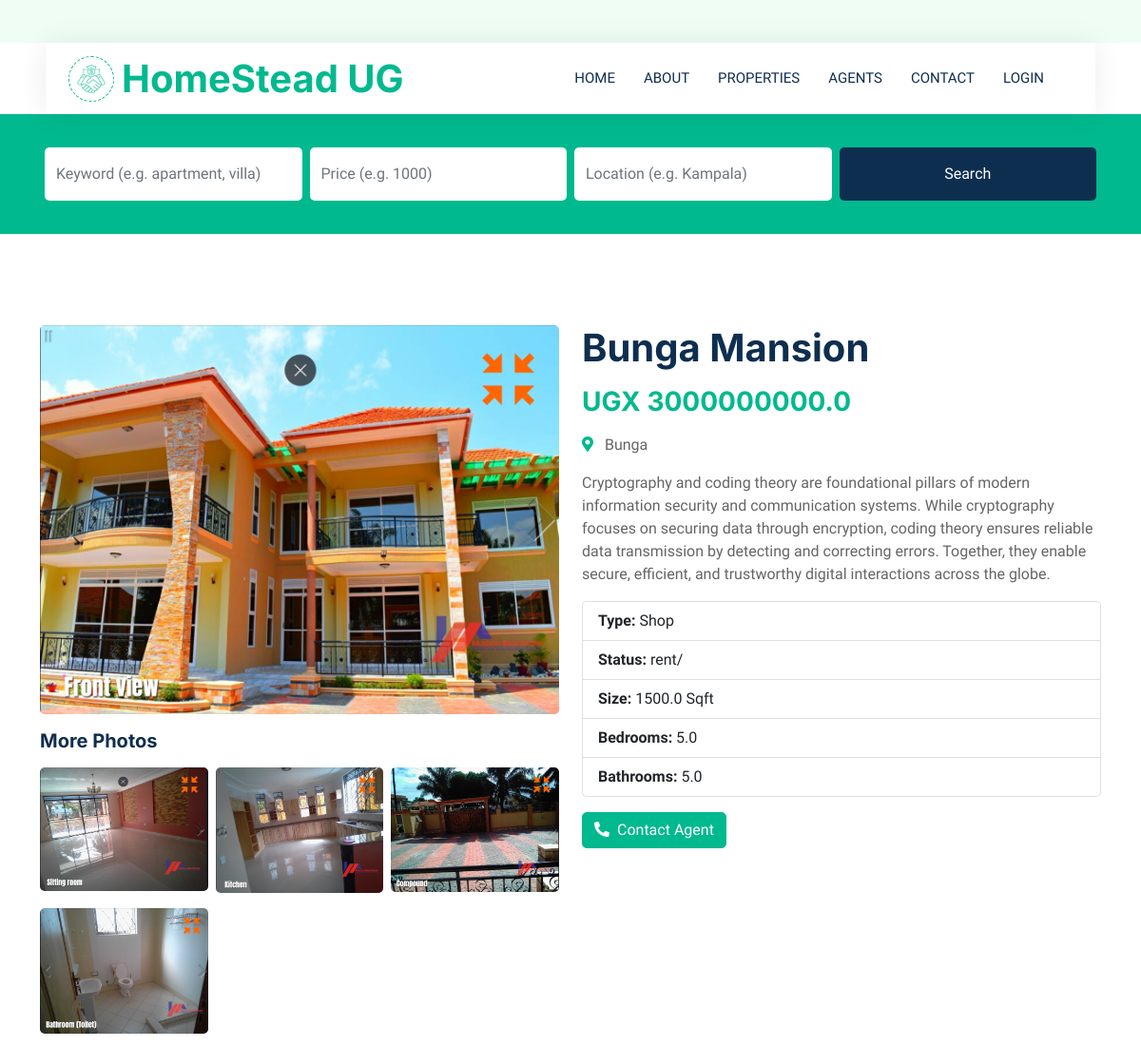
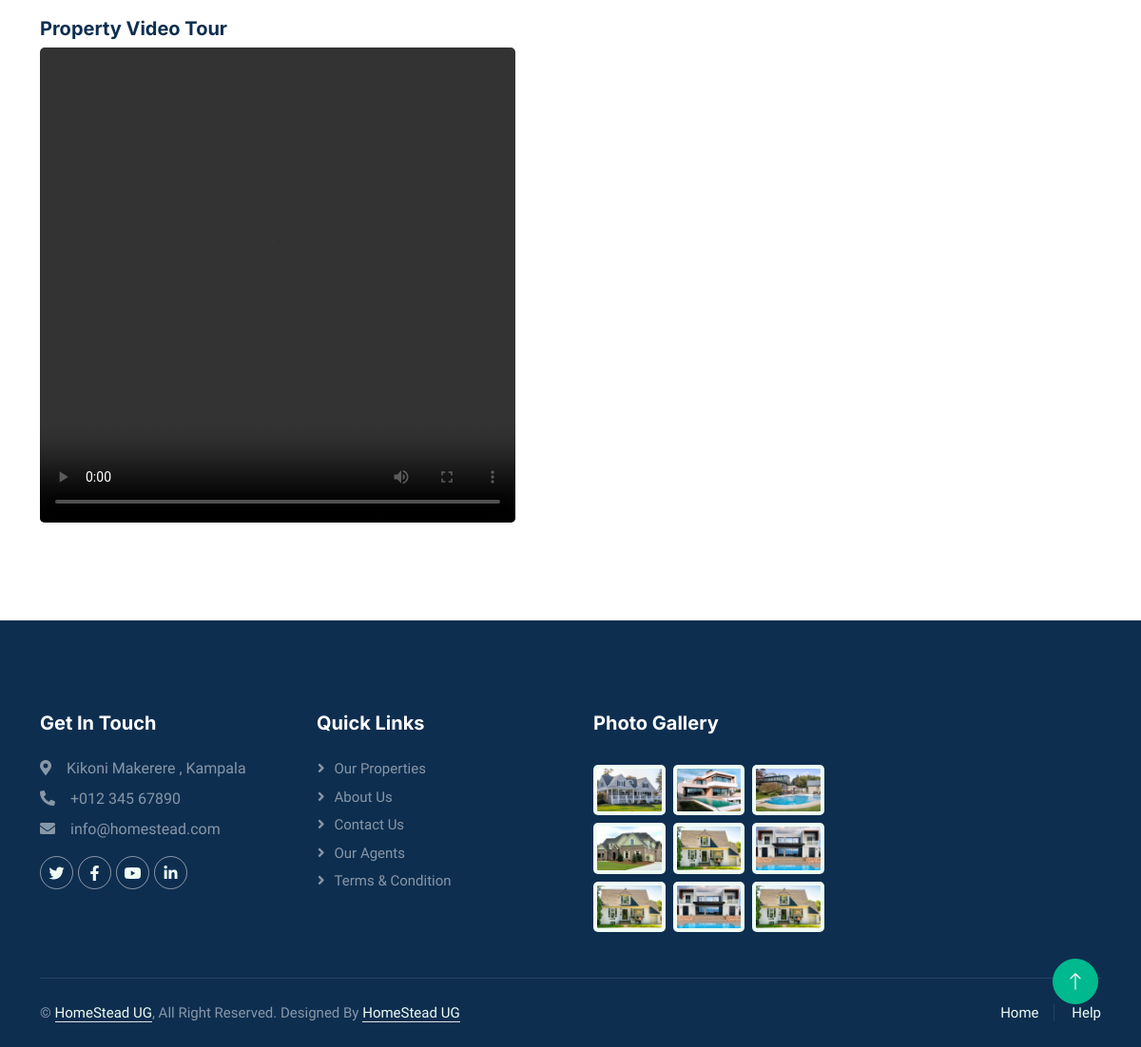
Screenshot of /properties/6/ with the database file from the repository (2 pictures, top to bottom).
### Home/models.py (models this page shows, shortened)
class Property(models.Model):
    name = models.CharField(max_length=100)
    agent = models.ForeignKey(Agent, on_delete=models.CASCADE, null=True, blank=True)
    price = models.FloatField(null=True)
    type = models.ForeignKey(Type, on_delete=models.CASCADE, default=1)
    picture= models.ImageField(upload_to='uploads/properties/',default=1)
    description = models.TextField(max_length=2000)
    size = models.FloatField(null=True)
    bedrooms = models.FloatField(null=True)
    bathrooms = models.FloatField(null=True)
    location = models.CharField(max_length=100, default='location')
    selrent = models.CharField(max_length=50,default='rent/sell')
    nav_video = models.FileField(
        upload_to="uploads/properties/videos/",
        null=True,
        blank=True
    )

class PropertyAlbum(models.Model):
    property = models.ForeignKey(Property, on_delete=models.CASCADE, related_name="album")
    image = models.ImageField(upload_to="uploads/properties/album/")

class Type(models.Model):
    name=models.CharField(max_length=50)
    def __str__(self):
         return self.name

### Home/views.py (the view)
# urls.py: path("properties/<int:pk>/", views.propertydetail, name="propertydetail"),
def propertydetail(request, pk):
    property_obj = get_object_or_404(Property, pk=pk)
    return render(request, "property-detail.html", {"property": property_obj})

### Home/context_processors.py (called while the page is built)
def is_agent(request):
    if request.user.is_authenticated:
        return {'is_agent': request.user.groups.filter(name="Agents").exists()}
    return {'is_agent': False}

### Home/templates/property-detail.html (shortened to what this page needs)
{% extends "main.html" %}
{% load static %}
{% block body %}
<div class="container-xxl py-5">
    <div class="container">
        <div class="row">
            <div class="col-lg-6">
               <a href="{{ property.picture.url }}" data-lightbox="property-album">
    <img src="{{ property.picture.url }}" class="img-fluid rounded mb-3" alt="{{ property.name }}" style= " object-fit: cover;" >
</a>
<h5 class="mb-3">More Photos</h5>
<div class="row g-2">
    {% for photo in property.album.all %}
        <div class="col-4 mb-2">
            <a href="{{ photo.image.url }}" data-lightbox="property-album">
                <img src="{{ photo.image.url }}" class="img-fluid rounded" alt="Extra photo">
            </a>
        </div>
    {% empty %}
        <p class="text-muted">No extra photos available.</p>
    {% endfor %}
</div>
                {% if property.nav_video %}
                    <h5 class="mt-4 mb-2">Property Video Tour</h5>
                    <video controls class="img-fluid rounded"  style="width:500px; max-width:600px; height:500px; border-radius:8px;">
                        <source src="{{ property.nav_video.url }}" type="video/mp4">
                    </video>
                {% endif %}
            </div>
            <div class="col-lg-6">
                <h1 class="mb-3">{{ property.name }}</h1>
                <h3 class="text-primary mb-3">UGX {{ property.price }}</h3>
                <p><i class="fa fa-map-marker-alt text-primary me-2"></i> {{ property.location }}</p>
                <p>{{ property.description }}</p>
                <ul class="list-group mb-3">
                    <li class="list-group-item"><strong>Type:</strong> {{ property.type }}</li>
                    <li class="list-group-item"><strong>Status:</strong> {{ property.selrent }}</li>
                    <li class="list-group-item"><strong>Size:</strong> {{ property.size }} Sqft</li>
                    <li class="list-group-item"><strong>Bedrooms:</strong> {{ property.bedrooms }}</li>
                    <li class="list-group-item"><strong>Bathrooms:</strong> {{ property.bathrooms }}</li>
                </ul>
<p>
  <a class="btn btn-primary" data-bs-toggle="collapse" href="#agentContact" role="button" aria-expanded="false" aria-controls="agentContact">
    <i class="fa fa-phone-alt me-2"></i>Contact Agent
  </a>
</p>
            </div>
        </div>
    </div>
</div>
{% endblock body %}

### static/css/style.css (style rules this page uses)
:root { --primary: #00B98E; --secondary: #FF6922; --light: #EFFDF5; --dark: #0E2E50; }
.btn { transition: .5s; }
.btn.btn-primary, .btn.btn-secondary { color: #FFFFFF; }

### rows the page displays
Property: picture (picture), name "Bunga Mansion", price "3000000000.0", location "Bunga", description "Cryptography and coding theory are foundational pillars of modern information security and communication systems. While cryptography focuses on securing data through encryption, coding theory ensures reliable data transmission by detecting and correcting errors. Together, they enable secure, efficient, and trustworthy digital interactions across the globe.", type "Shop", selrent "rent/", size "1500.0", bedrooms "5.0", bathrooms "5.0"
PropertyAlbum: image (picture)
PropertyAlbum: image (picture)
PropertyAlbum: image (picture)
PropertyAlbum: image (picture)
